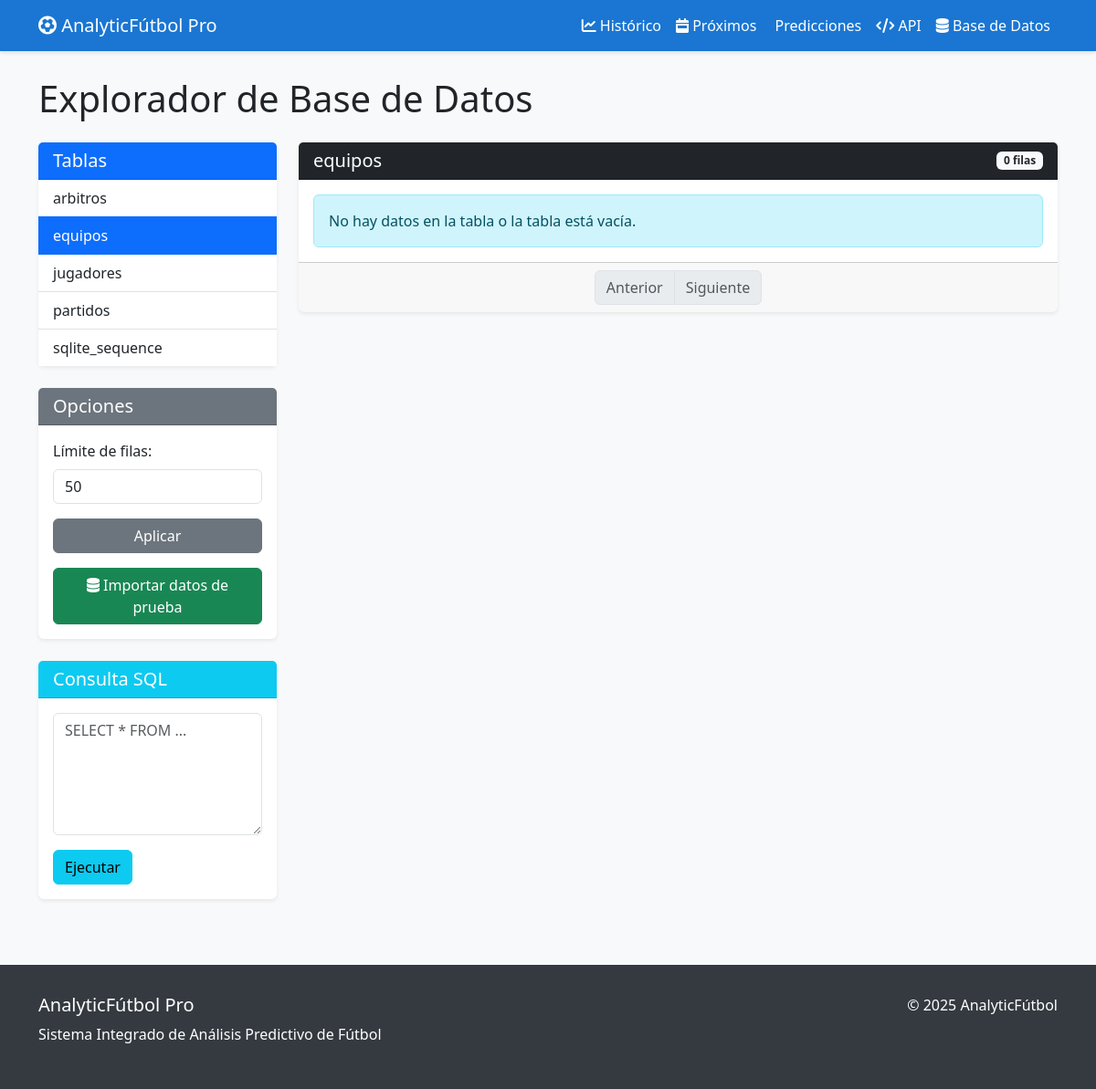
Before: /explorar-db?tabla=equipos with the older database file.
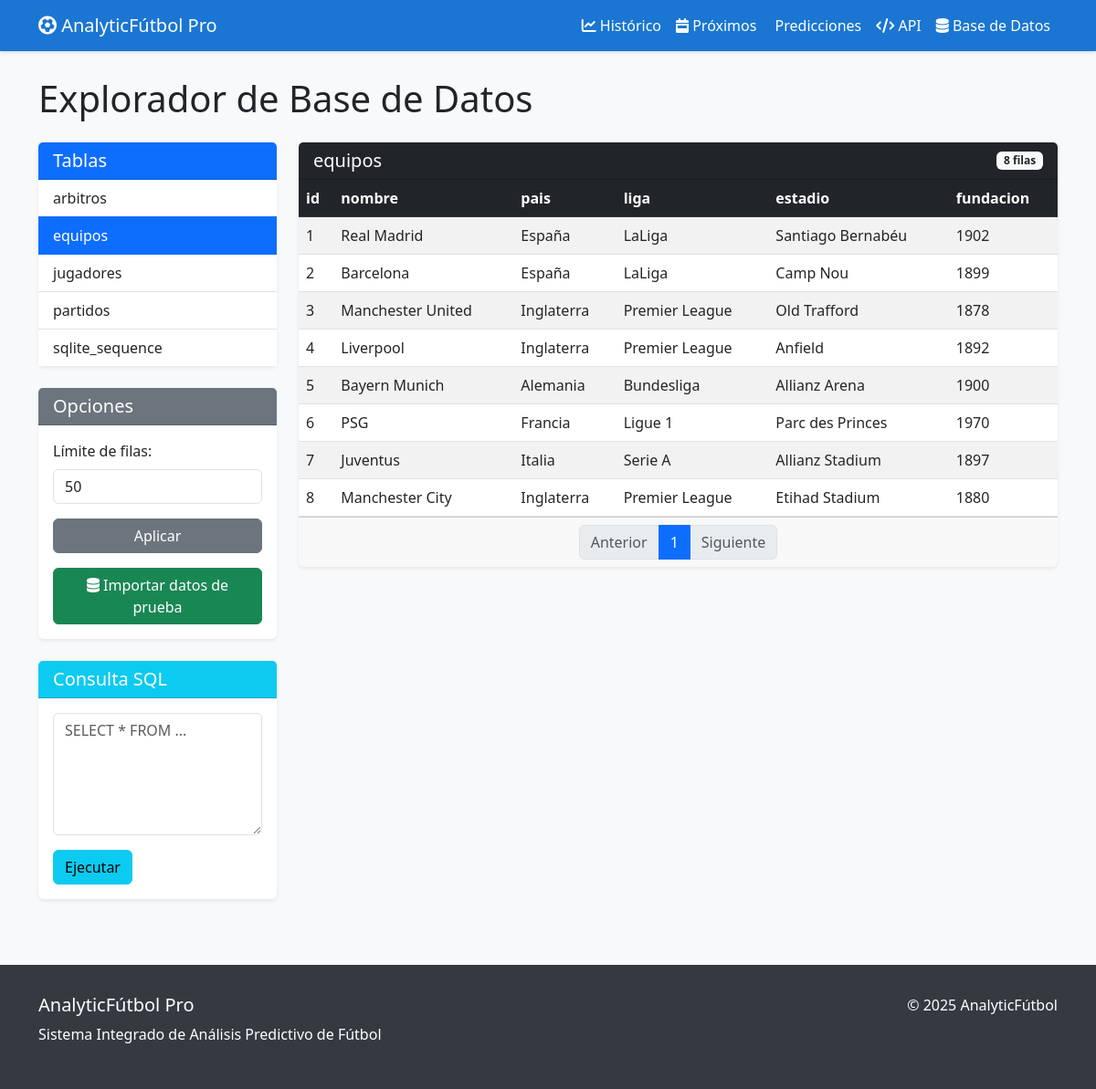
After: the same page with the newer database file.
### tables this page shows
CREATE TABLE "equipos" (
"id" INTEGER,
  "nombre" TEXT,
  "pais" TEXT,
  "liga" TEXT,
  "estadio" TEXT,
  "fundacion" INTEGER
);

### app.py (the view)
@app.route('/explorar-db')
def explorar_db():
    from utils.database_explorer import get_db_connection, get_table_names
    tabla = request.args.get('tabla', default=None, type=str)
    pagina = request.args.get('pagina', default=1, type=int)
    limite = request.args.get('limite', default=50, type=int)
    if limite < 1:
        limite = 50
    elif limite > 1000:
        limite = 1000
    conn = get_db_connection()
    cursor = conn.cursor()
    tablas = get_table_names()
    datos = []
    columnas = []
    total_filas = 0
    total_paginas = 1
    if tabla and tabla in tablas:
        cursor.execute(f"SELECT COUNT(*) FROM {tabla}")
        total_filas = cursor.fetchone()[0]
        total_paginas = (total_filas + limite - 1) // limite
        if pagina < 1:
            pagina = 1
        elif pagina > total_paginas and total_paginas > 0:
            pagina = total_paginas
        offset = (pagina - 1) * limite
        cursor.execute(f"SELECT * FROM {tabla} LIMIT {limite} OFFSET {offset}")
        datos = cursor.fetchall()
        cursor.execute(f"PRAGMA table_info({tabla})")
        columnas = [col[1] for col in cursor.fetchall()]
    conn.close()
    return render_template('explorar_db.html',
                          tablas=tablas,
                          tabla_actual=tabla,
                          datos=datos,
                          columnas=columnas,
                          pagina=pagina,
                          limite=limite,
                          total_filas=total_filas,
                          total_paginas=total_paginas)

### utils/database_explorer.py (called while the page is built)
def get_db_path() -> str:
    db_path = os.path.join('data', 'database', 'futbol.db')
    if not os.path.exists(db_path):
        os.makedirs(os.path.dirname(db_path), exist_ok=True)
        initialize_db(db_path)
    return db_path

def get_db_connection():
    db_path = get_db_path()
    return sqlite3.connect(db_path)

def get_table_names() -> List[str]:
    conn = get_db_connection()
    cursor = conn.cursor()
    cursor.execute("SELECT name FROM sqlite_master WHERE type='table' ORDER BY name")
    tables = [row[0] for row in cursor.fetchall()]
    conn.close()
    return tables

### templates/explorar_db.html (shortened to what the changed rows need)
{% extends 'base.html' %}
{% block content %}
<div class="container mt-4">
    <h1 class="mb-4">Explorador de Base de Datos</h1>
    <div class="row mb-4">
        <div class="col-md-3">
            <div class="card">
                <div class="card-body p-0">
                    <div class="list-group list-group-flush">
                        {% for tabla in tablas %}
                        <a href="{{ url_for('explorar_db', tabla=tabla) }}"
                           class="list-group-item list-group-item-action {% if tabla_actual == tabla %}active{% endif %}">
                            {{ tabla }}
                        </a>
                        {% endfor %}
                    </div>
                </div>
            </div>
        </div>
        <div class="col-md-9">
            <div class="card">
                <div class="card-header bg-dark text-white d-flex justify-content-between align-items-center">
                    <h5 class="mb-0">{{ tabla_actual }}</h5>
                    <span class="badge bg-light text-dark">{{ total_filas }} filas</span>
                </div>
                <div class="card-body p-0">
                    <div class="table-responsive">
                        {% if datos %}
                        <table class="table table-striped table-hover mb-0">
                            <thead class="table-dark">
                                <tr>
                                    {% for columna in columnas %}
                                    <th>{{ columna }}</th>
                                    {% endfor %}
                                </tr>
                            </thead>
                            <tbody>
                                {% for fila in datos %}
                                <tr>
                                    {% for valor in fila %}
                                    <td>{{ valor }}</td>
                                    {% endfor %}
                                </tr>
                                {% endfor %}
                            </tbody>
                        </table>
                        {% else %}
                        <div class="alert alert-info m-3">
                            {% if tabla_actual %}
                            No hay datos en la tabla o la tabla está vacía.
                            {% else %}
                            Seleccione una tabla para ver sus datos.
                            {% endif %}
                        </div>
                        {% endif %}
                    </div>
                </div>
                <div class="card-footer">
                    <nav aria-label="Paginación">
                        <ul class="pagination justify-content-center mb-0">
                            {% set start_page = pagina-2 if pagina-2 > 1 else 1 %}
                            {% set end_page = pagina+3 if pagina+3 < total_paginas+1 else total_paginas+1 %}
                            {% for p in range(start_page, end_page) %}
                            <li class="page-item {% if p == pagina %}active{% endif %}">
                                <a class="page-link"
                                   href="{{ url_for('explorar_db', tabla=tabla_actual, pagina=p, limite=limite) }}">
                                   {{ p }}
                                </a>
                            </li>
                            {% endfor %}
                        </ul>
                    </nav>
                </div>
            </div>
        </div>
    </div>
</div>
{% endblock %}

Changed rows visible on the page:
added equipos: fila "1", nombre "Real Madrid", pais "España", liga "LaLiga", estadio "Santiago Bernabéu", fundacion "1902"
added equipos: fila "2", nombre "Barcelona", pais "España", liga "LaLiga", estadio "Camp Nou", fundacion "1899"
added equipos: fila "3", nombre "Manchester United", pais "Inglaterra", liga "Premier League", estadio "Old Trafford", fundacion "1878"
added equipos: fila "4", nombre "Liverpool", pais "Inglaterra", liga "Premier League", estadio "Anfield", fundacion "1892"
added equipos: fila "5", nombre "Bayern Munich", pais "Alemania", liga "Bundesliga", estadio "Allianz Arena", fundacion "1900"
added equipos: fila "6", nombre "PSG", pais "Francia", liga "Ligue 1", estadio "Parc des Princes", fundacion "1970"
added equipos: fila "7", nombre "Juventus", pais "Italia", liga "Serie A", estadio "Allianz Stadium", fundacion "1897"
added equipos: fila "8", nombre "Manchester City", pais "Inglaterra", liga "Premier League", estadio "Etihad Stadium", fundacion "1880"
Other visible differences:
{{ total_filas }}: "0" → "8"
new list line: "id"
new list line: "nombre"
new list line: "pais"
new list line: "liga"
new list line: "estadio"
new list line: "fundacion"
new list line: "1"
text no longer shown: "No hay datos en la tabla o la tabla está vacía."
